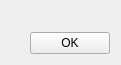
<?xml version="1.0" encoding="UTF-8"?>
<ui version="4.0">
 <class>MainMenu::CCanIdPopUp</class>
 <widget class="QWidget" name="MainMenu::CCanIdPopUp">
  <property name="geometry">
   <rect>
    <x>0</x>
    <y>0</y>
    <width>121</width>
    <height>65</height>
   </rect>
  </property>
  <property name="windowTitle">
   <string>Form</string>
  </property>
  <layout class="QGridLayout" name="gridLayout">
   <item row="0" column="0">
    <widget class="MainMenu::CScrollTable" name="widget" native="true"/>
   </item>
   <item row="1" column="0">
    <layout class="QHBoxLayout" name="horizontalLayout">
     <item>
      <spacer name="horizontalSpacer">
       <property name="orientation">
        <enum>Qt::Horizontal</enum>
       </property>
       <property name="sizeHint" stdset="0">
        <size>
         <width>2</width>
         <height>20</height>
        </size>
       </property>
      </spacer>
     </item>
     <item>
      <widget class="QPushButton" name="OkPushBtn">
       <property name="focusPolicy">
        <enum>Qt::NoFocus</enum>
       </property>
       <property name="text">
        <string>OK</string>
       </property>
      </widget>
     </item>
    </layout>
   </item>
  </layout>
 </widget>
 <customwidgets>
  <customwidget>
   <class>MainMenu::CScrollTable</class>
   <extends>QWidget</extends>
   <header>MainMenu/Include/ScrollTable.h</header>
   <container>1</container>
  </customwidget>
 </customwidgets>
 <resources/>
 <connections/>
</ui>
